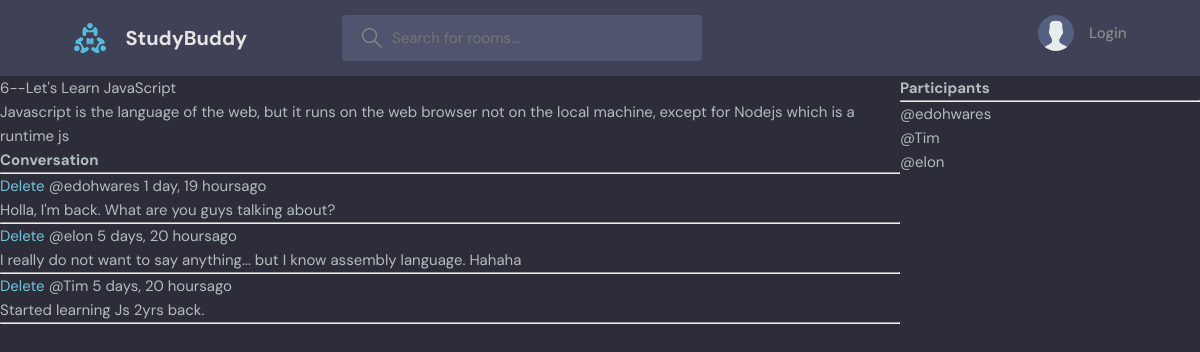
Page /room/6/ on the committed database.
### base/models.py (models this page shows, shortened)
class Room(models.Model):
    host = models.ForeignKey(User, on_delete = models.SET_NULL, null = True)
    topic = models.ForeignKey(Topic, on_delete = models.SET_NULL, null = True)
    name = models.CharField(max_length = 200)
    description = models.TextField(null = True, blank = True)
    participants = models.ManyToManyField(User, related_name='participants', blank=True)
    updated = models.DateTimeField(auto_now = True)
    created = models.DateTimeField(auto_now_add = True)
    class Meta:
        ordering = ['-updated', '-created']

class Message(models.Model):
    user = models.ForeignKey(User, on_delete = models.CASCADE)
    room = models.ForeignKey(Room, on_delete = models.CASCADE)
    body = models.TextField()
    updated = models.DateTimeField(auto_now = True)
    created = models.DateTimeField(auto_now_add = True)
    class Meta:
        ordering = ['-updated', '-created']

### base/views.py (the view, shortened to what this page needs)
# urls.py: path('room/<str:pk>/', views.room, name='room'),
def room(request, pk):
    room = Room.objects.get(id=pk)
    room_messages = room.message_set.all().order_by('-created')
    participants = room.participants.all()
    context = {'room': room, 'room_messages': room_messages, 'participants': participants}
    return render(request, 'base/room.html', context)

### base/templates/base/room.html (shortened to what this page needs)
{% extends 'main.html' %}
{% block content %}
<div class="room-container">
    <div>
        {{room.id}}--{{room.name}}
        <p>{{room.description}}</p>
        <div class="comment-wrapper">
            <h3>Conversation</h3>
            <hr>
            {% for message in room_messages  %}
            <div>
                <a href="{% url 'delete-message' message.id %}">Delete</a>
                <small>@{{message.user}} {{message.created|timesince}}ago</small>
                <p>{{message.body}}</p>
                <hr>
            </div>
            {% endfor %}
        </div>
    </div>
    <div>
        <h3>Participants</h3>
        <hr>
        {% for user in participants  %}
            <div>
                <p>@{{user.username}}</p>
            </div>
        {% endfor %}
    </div>
</div>
{% endblock %}

### static/styles/style.css (style rules this page uses)
:root { --color-main: #71c6dd; --color-main-light: #e1f6fb; --color-dark: #3f4156; --color-dark-medium: #51546e; --color-dark-light: #696d97; --color-light: #e5e5e5; --color-gray: #8b8b8b; --color-light-gray: #b2bdbd; --color-bg: #2d2d39; --color-success: #5dd693; --color-error: #fc4b0b; }
* { font-family: "DM Sans", -apple-system, BlinkMacSystemFont, "Segoe UI", Roboto, Oxygen, Ubuntu, Cantarell, "Open Sans", "Helvetica Neue", sans-serif; margin: 0; padding: 0; box-sizing: border-box; text-rendering: optimizeLegibility; font-size: inherit; }
html { font-size: 56.25%; }
@media only screen and (min-width: 1200px) { html { font-size: 62.5%; } }
body { line-height: 1.6; font-weight: 400; font-size: 1.5rem; color: var(--color-light-gray); background-color: var(--color-bg); min-height: 100vh; }
a { display: inline-block; color: var(--color-main); text-decoration: none; }

### base/templates/base/room.html (style rules this page uses)
.room-container { display: grid; grid-template-columns: 3fr 1fr; }

### rows in the picture
Room: id "6", name "Let's Learn JavaScript", description "Javascript is the language of the web, but it runs on the web browser not on the local machine, except for Nodejs which is a runtime js"
Message: user "edohwares", created "1 day, 19 hours", body "Holla, I'm back. What are you guys talking about?"
Message: user "elon", created "5 days, 20 hours", body "I really do not want to say anything... but I know assembly language. Hahaha"
Message: user "Tim", created "5 days, 20 hours", body "Started learning Js 2yrs back."

### other values in the picture
{{ user.username }} "edohwares"
{{ user.username }} "Tim"
{{ user.username }} "elon"
